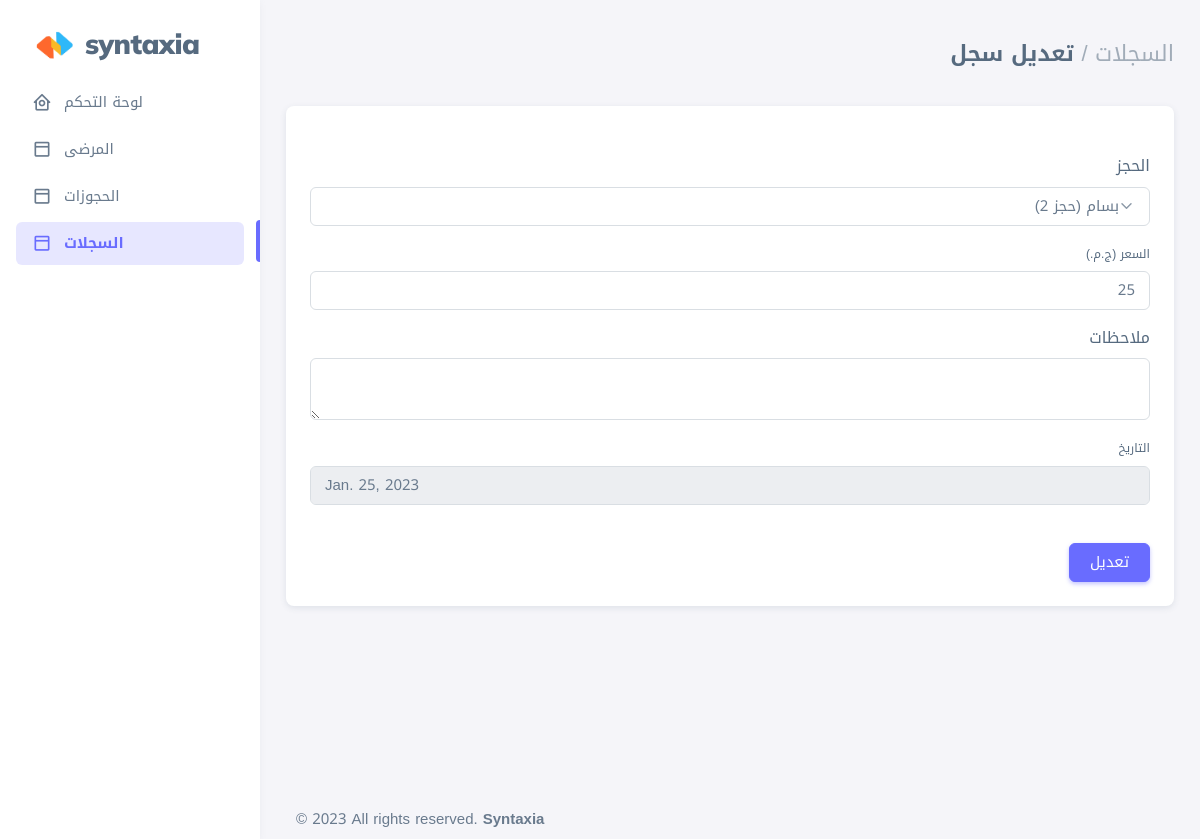
Page /record/edit_record/1 (signed in) on the committed database.
### home_app/models.py (models this page shows, shortened)
class Bill(models.Model):
    date = models.DateField(auto_now_add=True)
    appointment = models.ForeignKey(Appointment ,null=True, on_delete=models.SET_NULL)
    amount = models.IntegerField(blank=False, null=True)
    notes = models.TextField(max_length=255, blank=True, null=True)

class Appointment(models.Model):
    patient = models.ForeignKey(Patient,null=True,on_delete=models.CASCADE)
    date = models.DateField(blank=False, null=False,)
    time = models.TimeField(null=False, blank=False)
    status = models.CharField(max_length=10, blank=True, null=True,default="لم يتم")
    notes = models.TextField(max_length=255, blank=True, null=True)
    created_at = models.DateField(auto_now_add=True, blank=True, null=True)
    updated_at = models.DateField(auto_now=True, blank=True, null=True)
    def __str__(self):
        return f"{self.patient.name} (حجز {self.id}) "
    class Meta:
        ordering  = ('date',)

class Patient(models.Model):
    name = models.CharField(max_length=100,blank=False, null=False)
    email = models.EmailField(max_length=100, blank=True, null=True)
    phone = models.CharField(max_length=20, blank=False, null=False)
    address = models.CharField(max_length=200, blank=True, null=True)
    bloodgroup = models.CharField(max_length=10, blank=True, null=True)
    sex = models.CharField(max_length=10, blank=False)
    age = models.IntegerField(blank=False, null=True)
    notes = models.TextField(max_length=255, blank=True, null=True)
    created_at = models.DateField(auto_now_add =True, blank=True, null=True)
    updated_at = models.DateField(auto_now=True, blank=True, null=True)

### home_app/views.py (the view, shortened to what this page needs)
# urls.py: path('record/edit_record/<int:pk>' , views.edit_record, name = 'edit_record'),
@login_required(login_url=('/home_app/login'))
def edit_record(request, pk):
    record = Bill.objects.get(id = pk)
    appointments = Appointment.objects.all().order_by('id').exclude(id = record.appointment.id)
    context = {
        'record' : record,
        'appointments' : appointments
    }
    return render(request , 'pages/edit_record.html', context)

### templates/pages/edit_record.html (shortened to what this page needs)
{% extends 'base.html' %}
{% load static %}
{% block content %}
<div class="layout-wrapper layout-content-navbar">
    <div class="layout-container">
      <aside dir="ltr" id="layout-menu" class="layout-menu menu-vertical menu bg-menu-theme">
        <div class="app-brand demo">
          <a href="{% url 'index' %}" class="app-brand-link">
            <span class="app-brand-logo demo">
              <div
                style="width: 45px;position: relative;"
                width="25"
                viewBox="0 0 25 42"
                version="1.1"
                xmlns="http://www.w3.org/2000/svg"
                xmlns:xlink="http://www.w3.org/1999/xlink"
              >
              <img width="100%" src="{% static 'assets/img/logo.png' %}" alt="">
              </div>
            </span>
            <span style="font-family: 'Mulish', sans-serif;" class="app-brand-text demo menu-text fw-bolder ms-2">Syntaxia</span>
          </a>
        </div>
        <ul class="menu-inner py-1">
            <li class="menu-item">
              <a href="{%url 'index'%}" class="menu-link">
                <i class="menu-icon tf-icons bx bx-home-circle"></i>
                <div data-i18n="Analytics">لوحة التحكم</div>
              </a>
            </li>
            <li class="menu-item">
              <li class="menu-item">
                <a href="{%url 'patients'%}" class="menu-link">
                  <i class="menu-icon tf-icons bx bx-dock-top"></i>
                  <div data-i18n="Analytics">المرضى</div>
                </a>
            </li>
            <li class="menu-item ">
              <li class="menu-item ">
                <a href="{%url 'reservations'%}" class="menu-link">
                  <i class="menu-icon tf-icons bx bx-dock-top"></i>
                  <div data-i18n="Analytics">الحجوزات</div>
                </a>
            </li>
            <li class="menu-item active">
              <li class="menu-item active" >
                <a href="{%url 'records'%}" class="menu-link active">
                  <i class="menu-icon tf-icons bx bx-dock-top"></i>
                  <div data-i18n="Analytics">السجلات</div>
                </a>
            </li>
          </ul>
      </aside>
      <div class="layout-page">
        <div class="content-wrapper">
          <div class="container-xxl flex-grow-1 container-p-y">
            <h4 class="fw-bold py-3 mb-4"><span class="text-muted fw-light">السجلات /</span> تعديل سجل</h4>
            <div class="row">
                <div class="col-xl">
                  <div class="card mb-4">
                    <div class="card-header d-flex justify-content-between align-items-center">
                    </div>
                    <div class="card-body">
                      <form method="POST">
                        <div class="mb-3">
                            <label style="font-size: 16px;" class="form-label" for="selectTypeOpt">الحجز</label>
                            <select name="appointment" id="selectTypeOpt" class="form-select color-dropdown">
                                <option value="{{record.appointment.id}}" selected>{{record.appointment}}</option>
                            </select>
                        </div>
                        <div class="mb-3">
                            <label for="lastName" class="form-label">السعر (ج.م.)</label>
                            <input class="form-control" type="number" name="amount" value="{{record.amount}}" />
                          </div>
                        <div class="mb-3">
                            <label style="font-size: 16px;" class="form-label"  for="basic-default-message">ملاحظات</label>
                            <textarea
                              name="notes"
                              id="basic-default-message"
                              class="form-control"
                            >{{record.notes}}</textarea>
                          </div>
                        <div class="mb-3 col">
                            <label for="lastName" class="form-label">التاريخ</label>
                            <input readonly = 'True' dir="ltr" class="form-control" type="datetime" id="lastName" value="{{record.date}}" />
                          </div>
                          <br>
                        <input type="submit" value="تعديل" class="btn btn-primary">
                      </form>
                    </div>
                  </div>
                </div>
              </div>
          </div>
        </div>
      </div>
    </div>
  </div>
{% endblock content %}

### static/assets/css/demo.css (style rules this page uses)
.menu .app-brand.demo { height: 64px; margin-top: 12px; }
.app-brand-text.demo { font-size: 1.75rem; letter-spacing: -0.5px; text-transform: lowercase; }

### rows in the picture
Bill: appointment "بسام (حجز 2)", amount "25", date "Jan. 25, 2023"
